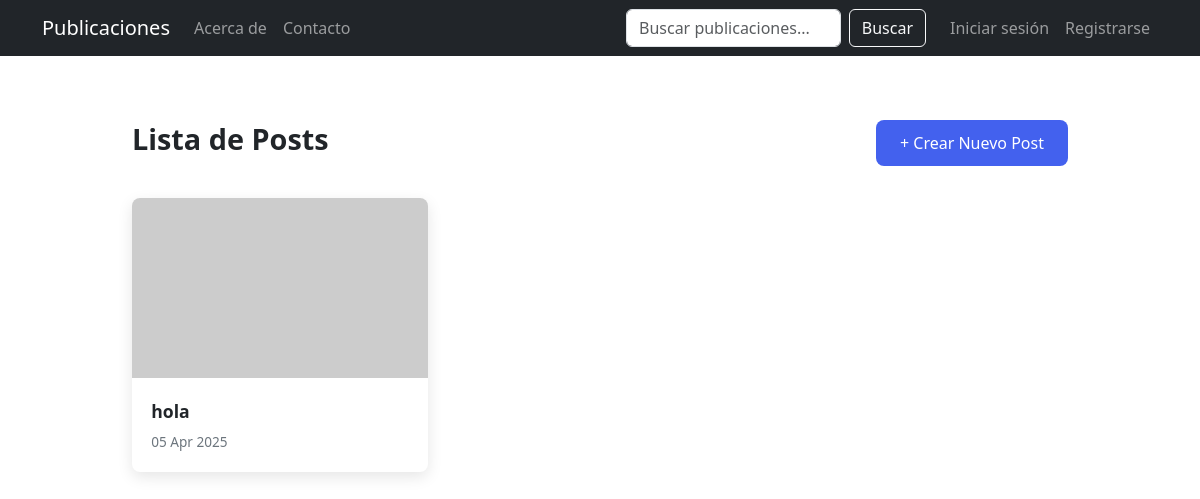
Before: /post with the older database file.
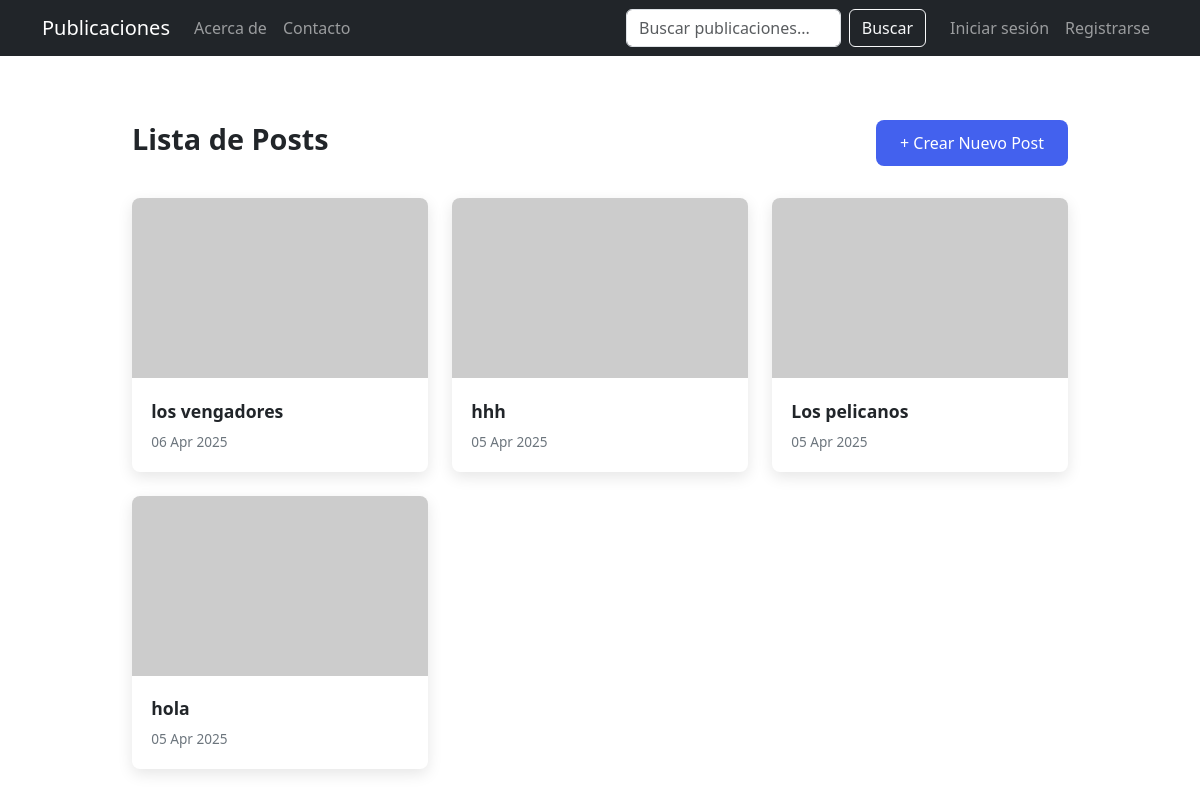
After: the same page with the newer database file.
### post/models.py (models this page shows, shortened)
class Post(models.Model):
    title = models.CharField(max_length=255, verbose_name='Post Title')
    description = models.TextField(verbose_name='Content')
    image = models.ImageField(upload_to='static/upload_images', verbose_name='Image', blank=True, null=True)
    created_at = models.DateTimeField(auto_now_add=True, verbose_name='Created At')
    updated_at = models.DateTimeField(auto_now=True, verbose_name='Updated At')
    class Meta:
        verbose_name = 'Post'
        verbose_name_plural = 'Posts'
        ordering = ['-created_at'] #Ordenar por fecha de creación descendente#

### post/views.py (the view)
# urls.py: path('', PostListView.as_view(), name='post_list'),
class PostListView(ListView):
        template_name = 'post_list.html'
        model= Post
        context_object_name = 'lista_de_objects' #cambia el nombre de la lista de objetos

### templates/post_list.html (shortened to what this page needs)
{% extends 'includes/navbar.html' %}
{% block content %}
<div class="posts-container">
    <div class="posts-header">
        <h1 class="posts-title">Lista de Posts</h1>
        <a href="{% url 'post_create' %}" class="create-btn">+ Crear Nuevo Post</a>
    </div>
    {% if lista_de_objects %}
        <ul class="posts-list">
            {% for post in lista_de_objects %}
                <li class="post-item">
                    <div class="post-image-container">
                        {% if post.image %}
                            <img src="{{ post.image.url }}" alt="{{ post.title }}" class="post-image">
                        {% else %}
                            <img src="https://via.placeholder.com/400x200?text=No+Image" alt="Imagen por defecto" class="post-image">
                        {% endif %}
                    </div>
                    <div class="post-content">
                        <a href="{% url 'post_detail' post.pk %}" class="post-link">{{ post.title }}</a>
                        <div class="post-meta">
                            {% if post.created_at %}
                                <span>{{ post.created_at|date:"d M Y" }}</span>
                            {% endif %}
                        </div>
                    </div>
                </li>
            {% endfor %}
        </ul>
    {% else %}
        <div class="empty-message">
            <h1>No hay elementos en la base de datos</h1>
            <p>Puedes crear un nuevo post haciendo clic en el botón "Crear"</p>
        </div>
    {% endif %}
</div>
{% endblock %}

Changed rows visible on the page:
added Post: title "los vengadores", created_at "06 Apr 2025"
added Post: title "hhh", created_at "05 Apr 2025"
added Post: title "Los pelicanos", created_at "05 Apr 2025"
